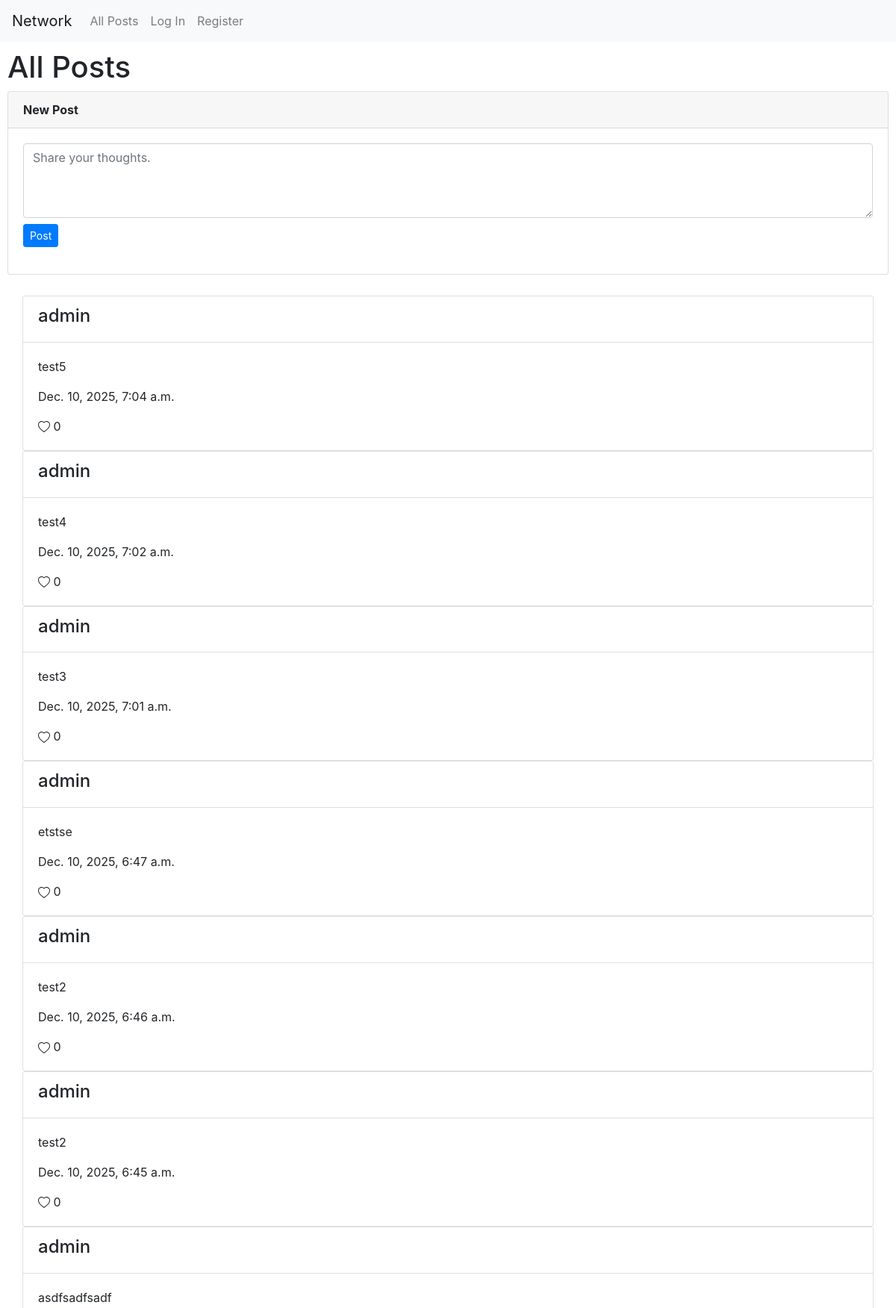
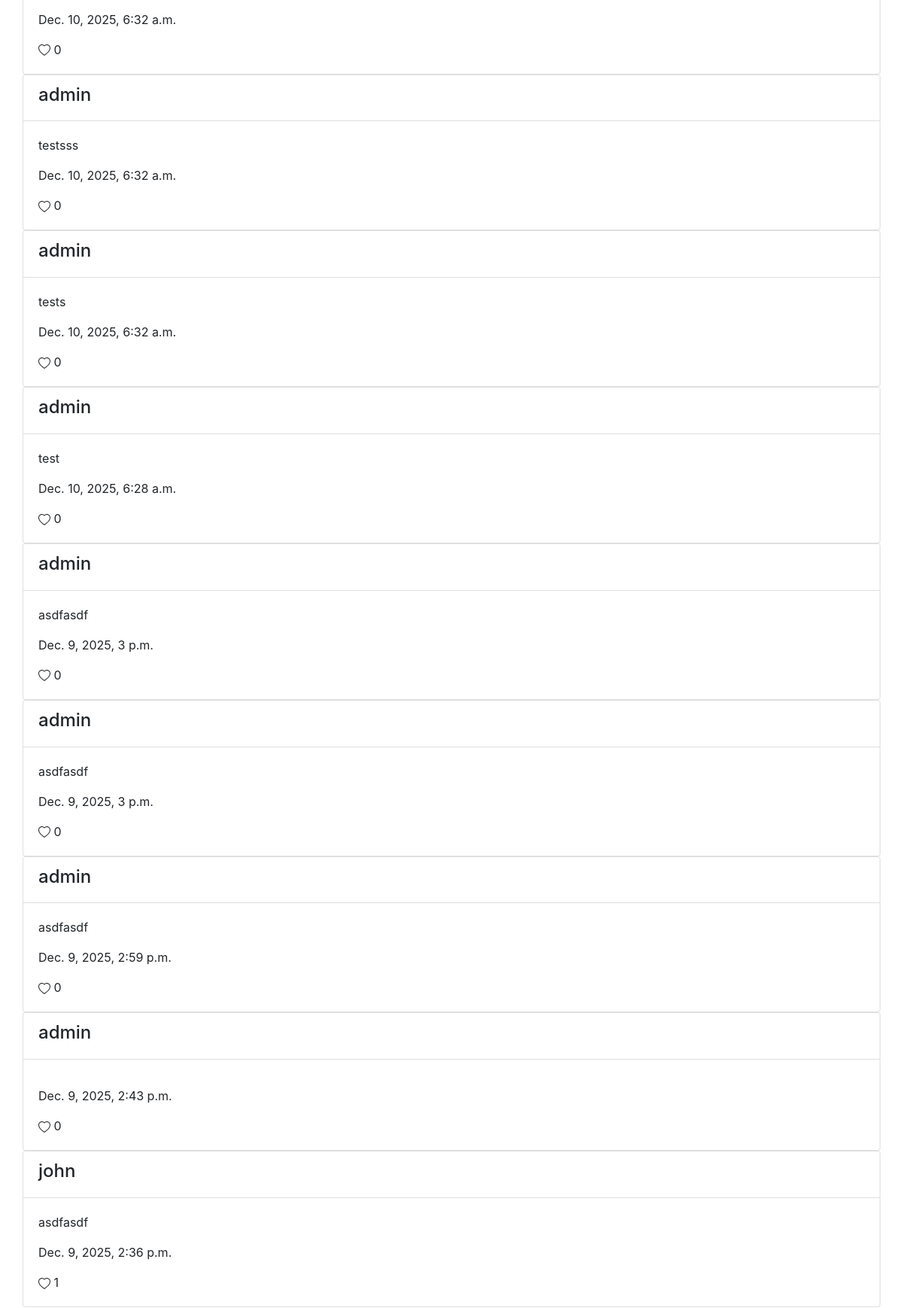
The page / (upper part) on the database its author committed (2 pictures, top to bottom).
### network/models.py (models this page shows)
class Post(models.Model):
    user = models.ForeignKey(User, on_delete=models.CASCADE, related_name="posts")
    content = models.TextField()
    timestamp = models.DateTimeField(auto_now_add=True)

class User(AbstractUser):
    pf_img = models.URLField(null=True, blank=True)

### network/views.py (the view)
# urls.py: path("", views.index, name="index"),
def index(request):
    posts =  Post.objects.all()[::-1]
    return render(request, "network/index.html", {
        "posts": posts
    })

### network/templates/network/index.html (shortened to what this page needs)
{% extends "network/layout.html" %}
{% load static %}
{% block body %}
<div style="padding: 10px;">
    <div id="index-view">
        <h1>All Posts</h1>
        <div class="card mb-2">
            <div class="card-header">
                <strong>New Post</strong>
            </div>
            <div class="card-body">
                <textarea class="form-control" placeholder="Share your thoughts." id="post-content"
                    style="height: 100px" autofocus></textarea>
                <button id="post-submit" class="btn btn-primary btn-sm mt-2">Post</button>
            </div>
        </div>
    </div>
    <div class="column" style="padding: 20px; gap: 20px; display: flex; flex-direction: column;">
        <div id="all_post">
            {% for post in posts %}
            <div class="card" data-post_id="{{post.id}}">
                <div class="card-header" style="background-color: white;">
                    <h4>{{post.user}}</h4>
                </div>
                <div class="card-body">
                    <p class="card-text">{{post.content}}</p>
                    <p class="card-text">{{post.timestamp}}</p>
                    <p style="display: inline;">{{post.likes.count}}</p>
                </div>
            </div>
            {% empty %}
            <p>No Posts Found.</p>
            {% endfor %}
        </div>
    </div>
</div>
{% endblock %}

### network/templates/network/layout.html (shortened to what this page needs)
{% load static %}
<!DOCTYPE html>
<html lang="en">
    <head>
        <link rel="stylesheet" href="https://stackpath.bootstrapcdn.com/bootstrap/4.4.1/css/bootstrap.min.css">
        <link href="{% static 'network/styles.css' %}" rel="stylesheet">
    </head>
    <body>
        <nav class="navbar navbar-expand-lg navbar-light bg-light">
            <a class="navbar-brand" href="#">Network</a>
            <div>
              <ul class="navbar-nav mr-auto">
                <li class="nav-item" id="nav-index">
                  <a class="nav-link" href="#">All Posts</a>
                </li>
                {% if user.is_authenticated %}
                    <li class="nav-item" id="nav-following">
                        <a class="nav-link" href="#">Following</a>
                    </li>
                    <li class="nav-item">
                        <a class="nav-link" href="{% url 'logout' %}">Log Out</a>
                    </li>
                {% else %}
                    <li class="nav-item" id="nav-login">
                        <a class="nav-link" href="{% url 'login' %}">Log In</a>
                    </li>
                    <li class="nav-item" id="nav-register">
                        <a class="nav-link" href="{% url 'register' %}">Register</a>
                    </li>
                {% endif %}
              </ul>
            </div>
          </nav>
        <div class="body">
            {% block body %}
            {% endblock %}
        </div>
    </body>
</html>

### rows shown on the page
Post: user "admin", content "test5", timestamp "Dec. 10, 2025, 7:04 a.m.", likes.count "0"
Post: user "admin", content "test4", timestamp "Dec. 10, 2025, 7:02 a.m.", likes.count "0"
Post: user "admin", content "test3", timestamp "Dec. 10, 2025, 7:01 a.m.", likes.count "0"
Post: user "admin", content "etstse", timestamp "Dec. 10, 2025, 6:47 a.m.", likes.count "0"
Post: user "admin", content "test2", timestamp "Dec. 10, 2025, 6:46 a.m.", likes.count "0"
Post: user "admin", content "test2", timestamp "Dec. 10, 2025, 6:45 a.m.", likes.count "0"
Post: user "admin", content "asdfsadfsadf", timestamp "Dec. 10, 2025, 6:32 a.m.", likes.count "0"
Post: user "admin", content "testsss", timestamp "Dec. 10, 2025, 6:32 a.m.", likes.count "0"
Post: user "admin", content "tests", timestamp "Dec. 10, 2025, 6:32 a.m.", likes.count "0"
Post: user "admin", content "test", timestamp "Dec. 10, 2025, 6:28 a.m.", likes.count "0"
Post: user "admin", content "asdfasdf", timestamp "Dec. 9, 2025, 3 p.m.", likes.count "0"
Post: user "admin", content "asdfasdf", timestamp "Dec. 9, 2025, 3 p.m.", likes.count "0"
Post: user "admin", content "asdfasdf", timestamp "Dec. 9, 2025, 2:59 p.m.", likes.count "0"
Post: user "admin", timestamp "Dec. 9, 2025, 2:43 p.m.", likes.count "0"
Post: user "john", content "asdfasdf", timestamp "Dec. 9, 2025, 2:36 p.m.", likes.count "1"
